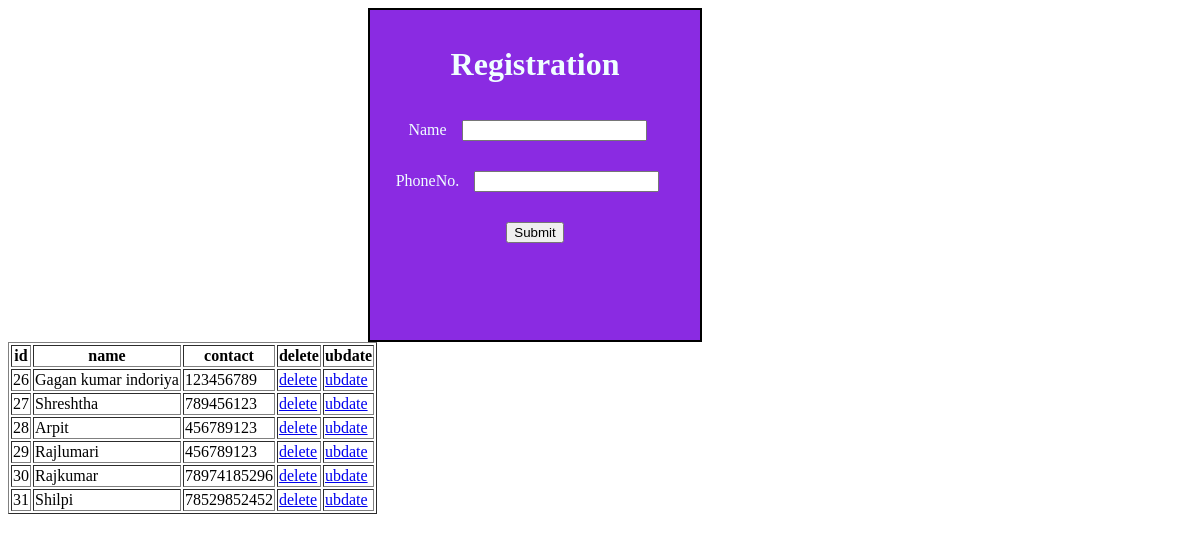
The page / on the database its author committed.
### tables this page shows
CREATE TABLE `registrationform` (
  `id` int(255) NOT NULL,
  `name` varchar(255) NOT NULL,
  `contact` varchar(255) NOT NULL
);

### index.php (the view, shortened to what this page needs)
<!DOCTYPE html>
<html lang="en">
<head>
</head>
<body>
   <?php
 $host = 'localhost:3306';
$user = 'root';
$pass = '';
$dbname = 'registartion';
$conn = mysqli_connect($host, $user, $pass,$dbname);
  ?>
    <form action="register.php" method="POST" >
        <h1>Registration</h1>
        Name<input type="text" name='name'><br>
        PhoneNo.<input type="text" name='contact'>
        <br>
        <input type="submit">
</form>
<table border=1>
    <tr >
        <th>id</th>
        <th>name</th>
        <th>contact</th>
        <th>delete</th>
        <th>ubdate</th>
    </tr>
    <?php $sql = 'SELECT * FROM registrationform';
$retval=mysqli_query($conn, $sql);
if(mysqli_num_rows($retval) > 0){
 while($row = mysqli_fetch_assoc($retval)){  ?>
    <tr>
        <td><?php echo $row['id'];?></td>
        <td><?php echo $row['name']?></td>
        <td><?php echo $row['contact'];?></td>
        <td><a href="delete.php?id=<?php echo $row['id'];?>">delete</a></td>
        <td> <a href="ubdate.php?id=<?php echo $row['id'];?>">ubdate</a></td>
    </tr>
    <?php  }
}else{
echo "0 results";
}
mysqli_close($conn);   ?>
</table>
</body>
</html>

### index.php (style rules this page uses)
form { border: 2px solid black; height: 300px ; width: 300px; background-color: blueviolet; color: azure; text-align: center; padding: 15px; margin-left: 360px; }
input[type="text"] { margin: 15px; }
input[type="submit"] { margin: 15px; }

### rows shown on the page
registrationform: id "26", name "Gagan kumar indoriya", contact "123456789"
registrationform: id "27", name "Shreshtha", contact "789456123"
registrationform: id "28", name "Arpit", contact "456789123"
registrationform: id "29", name "Rajlumari", contact "456789123"
registrationform: id "30", name "Rajkumar", contact "78974185296"
registrationform: id "31", name "Shilpi", contact "78529852452"
